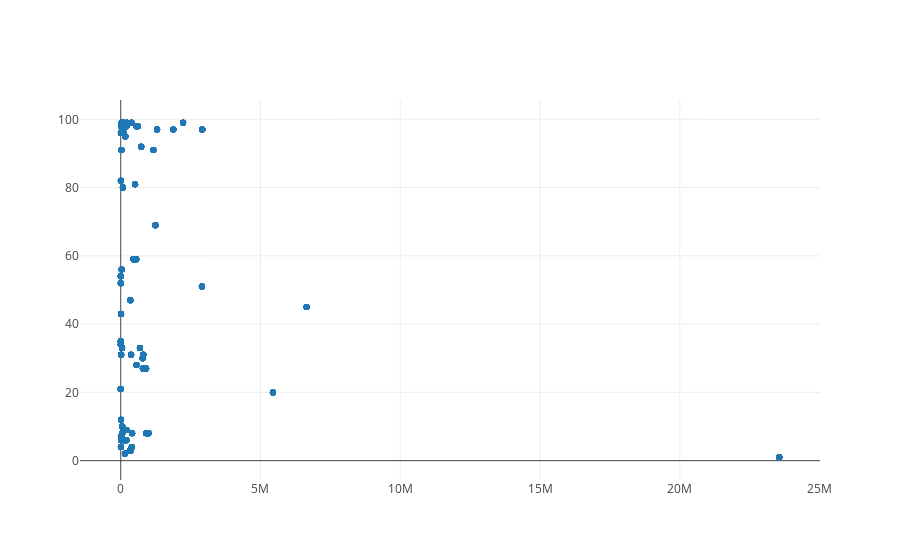

The notebook cell this image was saved under:
### Code cell
# Define figure
figure = {
    'data': [],
    'layout': {},
    'frames': []
}

# Get the earliest year
year = min(years)

# Make the trace
trace = {
    'x': grid.loc[grid['key']==col_name_template.format(
        year=year, header=x_column
    ), 'value'].values[0], 
    'y': grid.loc[grid['key']==col_name_template.format(
        year=year, header=y_column
    ), 'value'].values[0],
    'mode': 'markers',
    'text': grid.loc[grid['key']==col_name_template.format(
        year=year, header=bubble_column
    ), 'value'].values[0]
}
# Append the trace to the figure
figure['data'].append(trace)

# Plot the figure
plotly.offline.iplot(figure, config={'scrollzoom': True})

### Figure 1 — Plotly figure (JSON) as saved in the notebook; plotly's stock layout.template omitted (floating-point values rounded to 4 significant figures; data arrays with more than 128 entries replaced by an {"elided": "..."} marker saying what was removed)
{"data": [{"mode": "markers", "text": {"elided": "1540 str values"}, "type": "scatter", "uid": "094bef78-047a-41b5-8f91-067de189f8ed", "x": {"elided": "1540 int values"}, "y": {"elided": "1540 int values"}}], "layout": {}}
